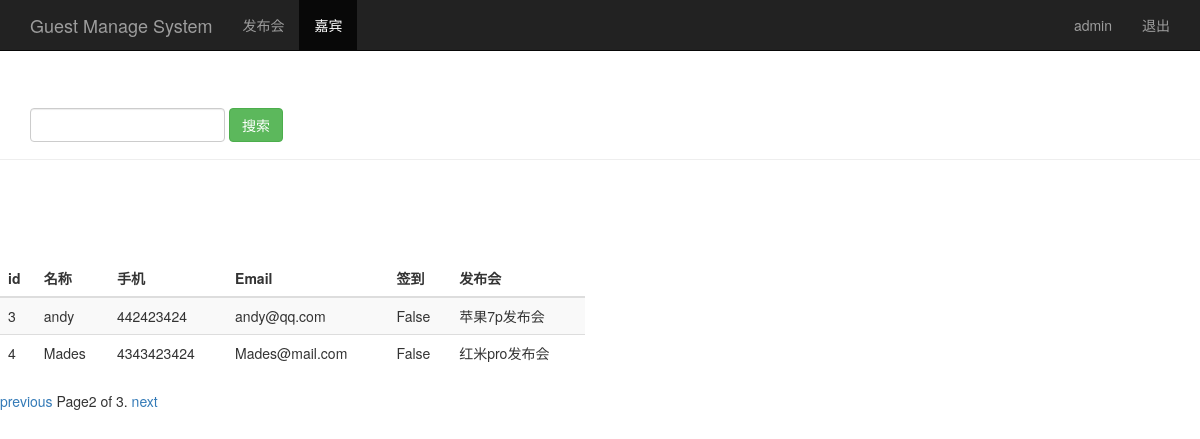
The page /guest_manage/?page=2 (signed in) on the database its author committed.
### sign/models.py (models this page shows, shortened)
class Guest(models.Model):
    event = models.ForeignKey(Event)                    # 关联发布会id
    realname = models.CharField(max_length=64)          # 姓名
    phone = models.CharField(max_length=16)             # 手机号
    email = models.EmailField()                         # 邮箱
    sign = models.BooleanField()                        # 签到状态
    create_time = models.DateTimeField(auto_now=True)   # 创建时间（自动获取当前时间）

class Event(models.Model):
    name = models.CharField(max_length=100)             # 发布会标题
    limit = models.IntegerField()                       # 参加人数
    status = models.BooleanField()                      # 状态
    address = models.CharField(max_length=200)          # 地址
    start_time = models.DateTimeField("event time")      # 发布会时间
    create_time = models.DateTimeField(auto_now=True)   # 创建时间（自动获取当前时间）
    def __str__(self):
        return self.name

### sign/views.py (the view)
# urls.py: url(r'^guest_manage/$', views.guest_manage),
@login_required()
def guest_manage(request):
    username = request.session.get("user_session", "")
    guest_list = Guest.objects.all()
    paginator = Paginator(guest_list, 2)
    page = request.GET.get("page")
    try:
        contacts = paginator.page(page)
    except PageNotAnInteger:
        contacts = paginator.page(1)
    except EmptyPage:
        contacts = paginator.page(paginator.num_pages)
    return render(request, "guest_manage.html", {"user": username, "guests": contacts})

### sign/templates/guest_manage.html (shortened to what this page needs)
<!DOCTYPE html>
<html lang="en">
<head>
        {% load bootstrap3 %}
        {% bootstrap_css %}
</head>
<body>
    <nav class="navbar navbar-inverse navbar-fixed-top">
        <div class="container">
            <div class="navbar-header">
                <a class="navbar-brand" href="/event_manage/">Guest Manage System</a>
            </div>
            <div id="navbar" class="collapse navbar-collapse">
                <ul class="nav navbar-nav">
                    <li><a href="/event_manage/">发布会</a> </li>
                    <li class="active"><a href="#">嘉宾</a></li>
                </ul>
                <ul class="nav navbar-nav navbar-right">
                    <li><a href="#">{{ user }}</a></li>
                    <li><a href="/logout/">退出</a></li>
                </ul>
            </div>
        </div>
    </nav>
    <div class="page-header" style="padding-top: 60px">
        <div id="navbar" class="navbar-collapse collapse">
            <form class="navbar-form" method="get" action="/search_guestname/">
                <div class="form-group">
                    <input name="guestname" type="text" placeholder="{{ search_name }}" class="form-control">
                </div>
                <button type="submit" class="btn btn-success">搜索</button>
            </form>
        </div>
    </div>
    <div class="row" style="padding-top: 80px;">
        <div class="col-md-6">
        <table class="table table-striped">
            <thead>
            <tr>
                <th>id</th><th>名称</th><th>手机</th><th>Email</th><th>签到</th><th>发布会</th>
            </tr>
            </thead>
            <tbody>
            {% for guest in guests %}
                <tr>
                    <td>{{ guest.id }}</td>
                    <td>{{ guest.realname }}</td>
                    <td>{{ guest.phone }}</td>
                    <td>{{ guest.email }}</td>
                    <td>{{ guest.sign }}</td>
                    <td>{{ guest.event }}</td>
                </tr>
            {% endfor %}
            </tbody>
        </table>
        </div>
    </div>
    <div class="paginator">
        <span class="step-links">
            {% if guests.has_previous %}
            <a href="?page={{ guests.previous_page_number }}">previous</a>
            {% endif %}
            <span class="current">
                Page{{ guests.number }} of {{ guests.paginator.num_pages }}.
            </span>
            {% if guests.has_next %}
                <a href="?page={{ guests.next_page_number }}">next</a>
            {% endif %}
        </span>
    </div>
</body>
</html>

### rows shown on the page
Guest: id "3", realname "andy", phone "442423424", email "andy@qq.com", sign "False", event "苹果7p发布会"
Guest: id "4", realname "Mades", phone "4343423424", email "Mades@mail.com", sign "False", event "红米pro发布会"

### other values the page prints
{{ user }} "admin"
{{ guests.number }} "2"
{{ guests.paginator.num_pages }} "3"
